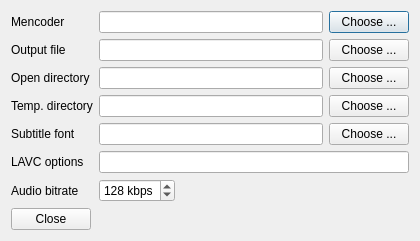
<?xml version="1.0" encoding="UTF-8"?>
<ui version="4.0">
 <class>SettingsForm</class>
 <widget class="QDialog" name="SettingsForm">
  <property name="windowModality">
   <enum>Qt::NonModal</enum>
  </property>
  <property name="geometry">
   <rect>
    <x>0</x>
    <y>0</y>
    <width>420</width>
    <height>234</height>
   </rect>
  </property>
  <property name="windowTitle">
   <string>Settings</string>
  </property>
  <layout class="QGridLayout" name="gridLayout">
   <item row="2" column="0">
    <spacer name="verticalSpacer">
     <property name="orientation">
      <enum>Qt::Vertical</enum>
     </property>
     <property name="sizeHint" stdset="0">
      <size>
       <width>20</width>
       <height>40</height>
      </size>
     </property>
    </spacer>
   </item>
   <item row="0" column="0">
    <layout class="QFormLayout" name="formLayout">
     <item row="0" column="0">
      <widget class="QLabel" name="label">
       <property name="text">
        <string>Mencoder</string>
       </property>
      </widget>
     </item>
     <item row="0" column="1">
      <layout class="QHBoxLayout" name="horizontalLayout">
       <item>
        <widget class="QLineEdit" name="mencoderPathLineEdit">
         <property name="text">
          <string/>
         </property>
        </widget>
       </item>
       <item>
        <widget class="QPushButton" name="chooseMencoderPushButton">
         <property name="text">
          <string>Choose ...</string>
         </property>
        </widget>
       </item>
      </layout>
     </item>
     <item row="1" column="0">
      <widget class="QLabel" name="label_2">
       <property name="text">
        <string>Output file</string>
       </property>
      </widget>
     </item>
     <item row="1" column="1">
      <layout class="QHBoxLayout" name="horizontalLayout_2">
       <item>
        <widget class="QLineEdit" name="outputFileLineEdit"/>
       </item>
       <item>
        <widget class="QPushButton" name="chooseOutputFilePushButton">
         <property name="text">
          <string>Choose ...</string>
         </property>
        </widget>
       </item>
      </layout>
     </item>
     <item row="2" column="0">
      <widget class="QLabel" name="label_3">
       <property name="text">
        <string>Open directory</string>
       </property>
      </widget>
     </item>
     <item row="2" column="1">
      <layout class="QHBoxLayout" name="horizontalLayout_4">
       <item>
        <widget class="QLineEdit" name="openDirectoryLineEdit"/>
       </item>
       <item>
        <widget class="QPushButton" name="chooseOpenDirectoryPushButton">
         <property name="text">
          <string>Choose ...</string>
         </property>
        </widget>
       </item>
      </layout>
     </item>
     <item row="3" column="0">
      <widget class="QLabel" name="label_4">
       <property name="text">
        <string>Temp. directory</string>
       </property>
      </widget>
     </item>
     <item row="3" column="1">
      <layout class="QHBoxLayout" name="horizontalLayout_5">
       <item>
        <widget class="QLineEdit" name="tmpDirectoryLineEdit"/>
       </item>
       <item>
        <widget class="QPushButton" name="chooseTmpDirectoryPushButton">
         <property name="text">
          <string>Choose ...</string>
         </property>
        </widget>
       </item>
      </layout>
     </item>
     <item row="6" column="0">
      <widget class="QLabel" name="label_5">
       <property name="text">
        <string>Audio bitrate</string>
       </property>
      </widget>
     </item>
     <item row="6" column="1">
      <layout class="QHBoxLayout" name="horizontalLayout_6">
       <item>
        <widget class="QSpinBox" name="audioBitrateSpinBox">
         <property name="suffix">
          <string> kbps</string>
         </property>
         <property name="minimum">
          <number>32</number>
         </property>
         <property name="maximum">
          <number>384</number>
         </property>
         <property name="singleStep">
          <number>32</number>
         </property>
         <property name="value">
          <number>128</number>
         </property>
        </widget>
       </item>
       <item>
        <spacer name="horizontalSpacer_2">
         <property name="orientation">
          <enum>Qt::Horizontal</enum>
         </property>
         <property name="sizeHint" stdset="0">
          <size>
           <width>40</width>
           <height>20</height>
          </size>
         </property>
        </spacer>
       </item>
      </layout>
     </item>
     <item row="5" column="0">
      <widget class="QLabel" name="label_6">
       <property name="text">
        <string>LAVC options</string>
       </property>
      </widget>
     </item>
     <item row="5" column="1">
      <widget class="QLineEdit" name="lavcOptionsLineEdit"/>
     </item>
     <item row="4" column="0">
      <widget class="QLabel" name="label_7">
       <property name="text">
        <string>Subtitle font</string>
       </property>
      </widget>
     </item>
     <item row="4" column="1">
      <layout class="QHBoxLayout" name="horizontalLayout_7">
       <item>
        <widget class="QLineEdit" name="subtitleFontLineEdit"/>
       </item>
       <item>
        <widget class="QPushButton" name="chooseSubtitleFontPushButton">
         <property name="text">
          <string>Choose ...</string>
         </property>
        </widget>
       </item>
      </layout>
     </item>
    </layout>
   </item>
   <item row="3" column="0">
    <layout class="QHBoxLayout" name="horizontalLayout_3">
     <item>
      <widget class="QPushButton" name="closePushButton">
       <property name="text">
        <string>Close</string>
       </property>
      </widget>
     </item>
     <item>
      <spacer name="horizontalSpacer">
       <property name="orientation">
        <enum>Qt::Horizontal</enum>
       </property>
       <property name="sizeHint" stdset="0">
        <size>
         <width>40</width>
         <height>20</height>
        </size>
       </property>
      </spacer>
     </item>
    </layout>
   </item>
  </layout>
 </widget>
 <resources/>
 <connections/>
</ui>
